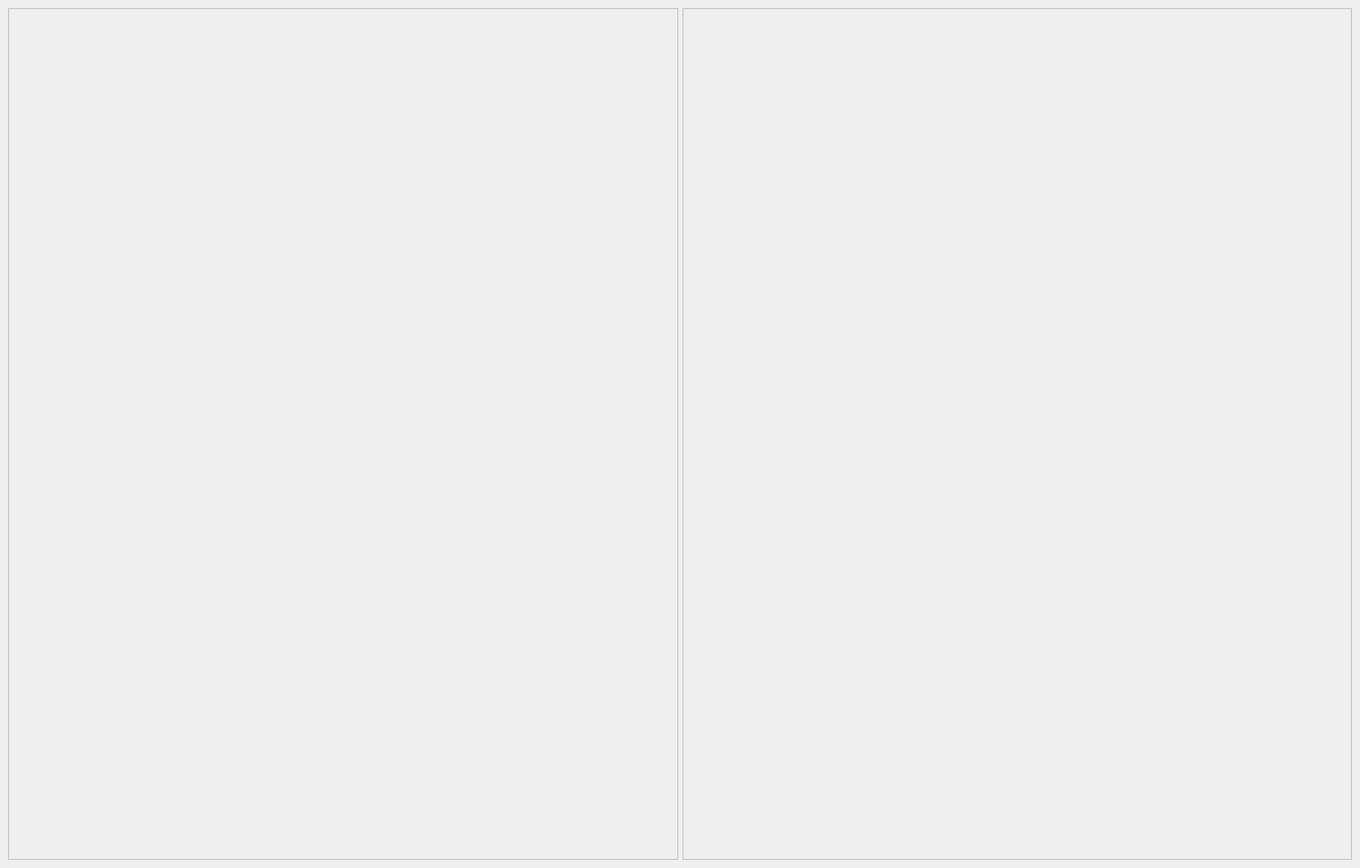
<?xml version="1.0" encoding="UTF-8"?>
<ui version="4.0">
 <class>Form</class>
 <widget class="QWidget" name="Form">
  <property name="geometry">
   <rect>
    <x>0</x>
    <y>0</y>
    <width>1823</width>
    <height>1164</height>
   </rect>
  </property>
  <property name="windowTitle">
   <string>Form</string>
  </property>
  <layout class="QHBoxLayout" name="horizontalLayout">
   <item>
    <widget class="QFrame" name="frame">
     <property name="frameShape">
      <enum>QFrame::StyledPanel</enum>
     </property>
     <property name="frameShadow">
      <enum>QFrame::Raised</enum>
     </property>
     <layout class="QHBoxLayout" name="horizontalLayout_2">
      <item>
       <widget class="PyDMEmbeddedDisplay" name="PyDMEmbeddedDisplay_9">
        <property name="toolTip">
         <string/>
        </property>
        <property name="macros" stdset="0">
         <string>{&quot;IPM&quot;: &quot;XPP:USR:IPM:01&quot;, &quot;EBUILDPV&quot;: &quot;XPP:TT:01:EVTBUILDNOTT&quot;, &quot;XIDX&quot;: &quot;1&quot;, &quot;YIDX0&quot;: &quot;7&quot;, &quot;YIDX1&quot;: &quot;8&quot;, &quot;YIDX2&quot;: &quot;9&quot;, &quot;YIDX3&quot;: &quot;10&quot;, &quot;TITLE&quot;: &quot;IPM2 vs&quot;}</string>
        </property>
        <property name="filename" stdset="0">
         <string>../widgets/diode_diag.ui</string>
        </property>
        <property name="loadWhenShown" stdset="0">
         <bool>true</bool>
        </property>
        <property name="disconnectWhenHidden" stdset="0">
         <bool>true</bool>
        </property>
       </widget>
      </item>
     </layout>
    </widget>
   </item>
   <item>
    <widget class="QFrame" name="frame_2">
     <property name="frameShape">
      <enum>QFrame::StyledPanel</enum>
     </property>
     <property name="frameShadow">
      <enum>QFrame::Raised</enum>
     </property>
     <layout class="QHBoxLayout" name="horizontalLayout_3">
      <item>
       <widget class="PyDMEmbeddedDisplay" name="PyDMEmbeddedDisplay_7">
        <property name="toolTip">
         <string/>
        </property>
        <property name="macros" stdset="0">
         <string>{&quot;IPM&quot;: &quot;XPP:SB3:IPM:02&quot;, &quot;EBUILDPV&quot;: &quot;XPP:TT:01:EVTBUILDNOTT&quot;, &quot;XIDX&quot;: &quot;1&quot;, &quot;YIDX0&quot;: &quot;11&quot;, &quot;YIDX1&quot;: &quot;12&quot;, &quot;YIDX2&quot;: &quot;13&quot;, &quot;YIDX3&quot;: &quot;14&quot;, &quot;TITLE&quot;: &quot;IPM2 vs&quot;}</string>
        </property>
        <property name="filename" stdset="0">
         <string>../widgets/diode_diag.ui</string>
        </property>
        <property name="loadWhenShown" stdset="0">
         <bool>true</bool>
        </property>
        <property name="disconnectWhenHidden" stdset="0">
         <bool>true</bool>
        </property>
       </widget>
      </item>
     </layout>
    </widget>
   </item>
  </layout>
 </widget>
 <customwidgets>
  <customwidget>
   <class>PyDMEmbeddedDisplay</class>
   <extends>QFrame</extends>
   <header>pydm.widgets.embedded_display</header>
  </customwidget>
 </customwidgets>
 <resources/>
 <connections/>
</ui>
